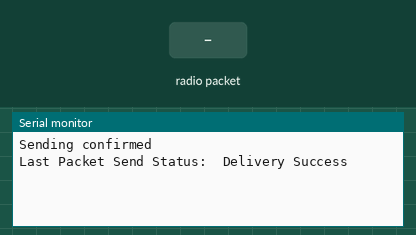
This sketch was run on a simulated ESP32. Parts: the last lines printed to the serial monitor. Inputs (shaded band) come from the test bench.

Above: at 1.2 s.
1.3 s: radio packet "1" arrives
At 1.9 s:
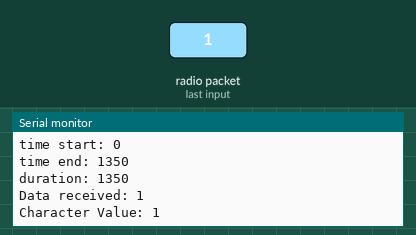
2.8 s: radio packet "0" arrives
At 3.4 s:
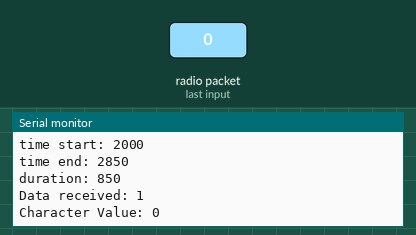
4.3 s: radio packet "2" arrives
At 5.7 s:
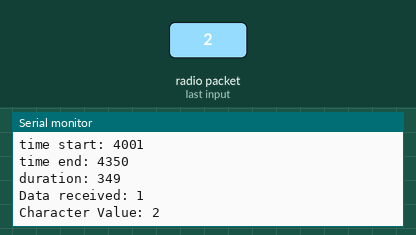

Measured:
- after the input at 1.3 s, the serial monitor: prints a new line after 0.05 s (image 1)
- after the input at 2.8 s, the serial monitor: prints a new line after 0.05 s (image 2)
- after the input at 4.3 s, the serial monitor: prints a new line after 0.05 s (image 3)

The sketch:

sketch_dec19e.ino
```cpp
// Include Libraries
#include <esp_now.h>
#include <WiFi.h>

// Define a data structure
char a[32];
char a_sender[32];
long time_start = 0;
long time_end = 0;
long duration;
// MAC Address of responder - edit as required
uint8_t broadcastAddress[] = {0xB4, 0xE6 , 0x2D, 0xBF, 0x47, 0x35};

// Peer info
esp_now_peer_info_t peerInfo;

// Callback function called when data is sent
void OnDataSent(const uint8_t *mac_addr, esp_now_send_status_t status) {
  Serial.print("\r\nLast Packet Send Status:\t");
  Serial.println(status == ESP_NOW_SEND_SUCCESS ? "Delivery Success" : "Delivery Fail");
}


// Callback function executed when data is received
void OnDataRecv(const uint8_t * mac, const uint8_t *incomingData, int len) {
  memcpy(&a, incomingData, sizeof(a));
  time_end=millis();
  duration=time_end-time_start;
  Serial.print("time start: ");
  Serial.println(time_start);
  Serial.print("time end: ");
  Serial.println(time_end);
  Serial.print("duration: ");
  Serial.println(duration);
  Serial.println();
  Serial.print("Data received: ");
  Serial.println(len);
  Serial.print("Character Value: ");
  Serial.println(a);
  Serial.println();

}

void setup() {
  // Set up Serial Monitor
  Serial.begin(115200);

  // Set ESP32 as a Wi-Fi Station
  WiFi.mode(WIFI_STA);

  // Initilize ESP-NOW
  if (esp_now_init() != ESP_OK) {
    Serial.println("Error initializing ESP-NOW");
    return;
  }
  // Register the send callback
  esp_now_register_send_cb(OnDataSent);

  // Register callback function
  esp_now_register_recv_cb(OnDataRecv);

  // Register peer
  memcpy(peerInfo.peer_addr, broadcastAddress, 6);
  peerInfo.channel = 0;
  peerInfo.encrypt = false;

  // Add peer
  if (esp_now_add_peer(&peerInfo) != ESP_OK){
    Serial.println("Failed to add peer");
    return;
  }
}

void loop() {
 strcpy(a_sender, "class2");
  // Send message via ESP-NOW
  esp_err_t result = esp_now_send(broadcastAddress, (uint8_t *) &a_sender, sizeof(a_sender));
  time_start=millis();
  if (result == ESP_OK) {
    Serial.println("Sending confirmed");
  }
  else {
    Serial.println("Sending error");
  }
  delay(2000);
}
```
